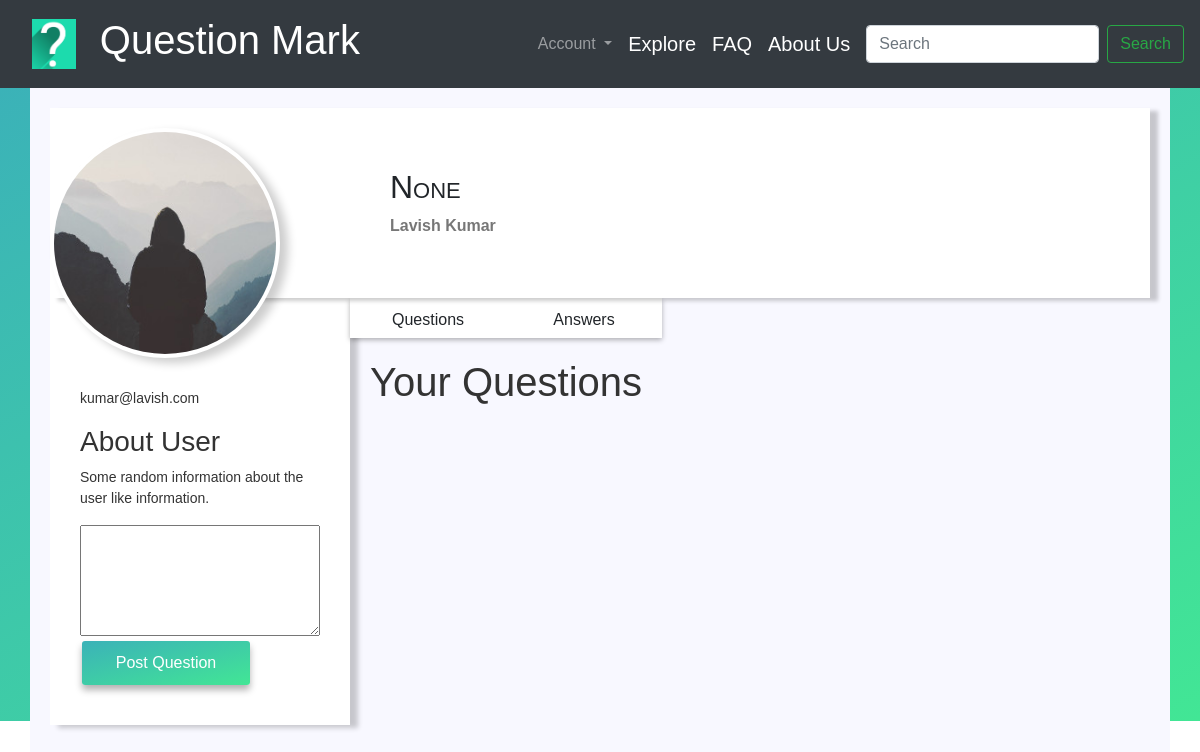
/profile (signed in), run on the app's committed database.
### Question_Mark/models.py (models this page shows, shortened)
class User(db.Model, UserMixin):
    id = db.Column(db.Integer, primary_key=True)
    first_name = db.Column(db.String(30), unique=False, nullable=False)
    last_name = db.Column(db.String(30), unique=False, nullable=False)
    username = db.Column(db.String(30), unique=True)
    email = db.Column(db.String(120), unique=True, nullable=False)
    image_file = db.Column(db.String(20), nullable=False, default='default.jpg')
    password = db.Column(db.String(60), nullable=False)
    questions = db.relationship('Questions', backref='author', lazy=True)

### Question_Mark/routes.py (the view, shortened to what this page needs)
@app.route("/profile", methods=['GET','POST'])
@login_required
def profile():
    user = User.query.filter_by(username=current_user.username).first_or_404()
    quest = Questions.query.filter_by(author=user)\
            .order_by(Questions.date_posted.desc())
    return render_template('profile.html', title='Profile', user=user, quest=quest)

### Question_Mark/models.py (called while the page is built)
@login_manager.user_loader
def load_user(user_id):
    return User.query.get(int(user_id))

### Question_Mark/templates/profile.html (shortened to what this page needs)
{% extends "layout.html" %}
{% block head %}
<link rel="stylesheet" href={{ url_for('static', filename='style_profile.css') }}>
<link rel="stylesheet" href={{ url_for('static', filename='style_questions.css') }}>
{% endblock head %}
{% block content %}
    <div class="container white-container">
        <div class="profile-header">
            <div class="profile-img">
                <img src={{ url_for('static', filename='default.jpg') }} width: 200; alt="">
            </div>
            <div class="profile-nav-info">
                <h3 class="user-name">
                    {{ current_user.username }}
                </h3>
                <div class="address">
                    <p class="state">
                        {{ current_user.first_name }} {{ current_user.last_name }}
                    </p>
                </div>
            </div>
        </div>
        <div class="main-bd">
            <div class="left-side">
                <div class="profile-side">
                    <p class='user-mail'>{{ current_user.email }}</p>
                    <div class="userbio">
                        <h3>About User</h3>
                        <p> Some random information about the user like information.</p>
                    </div>
                    <div class="post-area">
                        <form method="POST" action="{{ url_for('profile') }}" class="input-group">
                            <textarea name="question" id="" cols="35" rows="5"></textarea>
                            <button class="post-button">Post Question</button>
                        </form>
                    </div>
                </div>
            </div>
            <div class="right-side">
                <div class="nav">
                    <div class="ul">
                        <p onclick="tabs(0)" class="user-question">Questions</p>
                        <p onclick="tabs(1)" class="user-answer">Answers</p>
                    </div>
                </div>
                <div class="profile-body">
                    <div class="profile-question tab">
                        <h1>Your Questions</h1>
                    </div>
                </div>
            </div>
        </div>
    </div>
{% endblock content %}

### Question_Mark/static/style_profile.css (style rules this page uses)
* { box-sizing: border-box; }
.container { padding: 20px; }
.white-container { background-color: ghostwhite; height: 100vh; overflow: hidden; }
.profile-header { background: #fff; width: 100%; display: flex; height: 190px; position: relative; box-shadow: 8px 3px 4px rgba(0, 0, 0, 0.2); }
.profile-img { float: left; width: 340px; height: 200px; }
.profile-img img { border-radius: 50%; height: 230px; width: 230px; border: 4px solid #fff; box-shadow: 8px 5px 10px rgba(0, 0, 0, 0.2); position: absolute; top: 20px; z-index: 5; background: #fff; }
.profile-nav-info { float: left; flex-direction: column; justify-content: center; padding-top: 60px; }
.profile-nav-info h3 { font-variant: small-caps; font-size: 2rem; font-family: sans-serif; }
.profile-nav-info .address { display: flex; font-weight: bold; color: #777; }
.main-bd { width: 100%; display: flex; padding-right: 15px; }
.profile-side { width: 300px; background: #fff; box-shadow: 8px 3px 5px rgba(0, 0, 0, 0.2); padding: 90px 30px 30px; }
.profile-side { margin-bottom: 2px; color: #333; font-size: 14px; }
.post-button { border: 0; padding: 10px; width: 70%; border-radius: 3px; background: linear-gradient(to bottom right, #3bb2b8, #42e695); font-family: sans-serif; font-size: 1rem; margin: 5px 2px; outline: none; margin-bottom: 10px; transition: background 0.3s ease-in-out; box-shadow: 0px 5px 7px 0px rgba(0, 0, 0, 0.3); color: white; position: relative; }
.ul { display: flex; justify-content: center; height: 40px; background: #fff; width: 100%; box-shadow: 0px 2px 5px rgba(0, 0, 0, 0.3); }
.ul p { padding: 10px; width: 100%; cursor: pointer; text-align: center; transition: all 0.2s ease-in-out; }
.profile-body { width: 100%; z-index: -1; color: #333; }
.tab { padding: 20px; width: 100%; text-align: center; display: none; }

### Question_Mark/templates/layout.html (style rules this page uses)
body { box-sizing: border-box; font-family: sans-serif; }

### data on the page
User: username "None", first_name "Lavish", last_name "Kumar", email "kumar@lavish.com"
